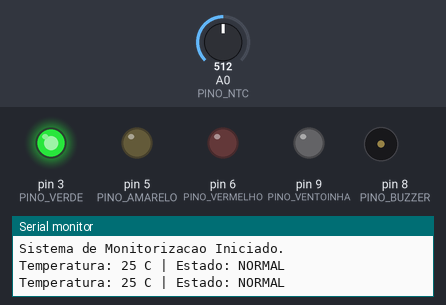
Bench run of a sketch on a simulated Arduino Uno, built with avr-gcc and run on an emulated ATmega328P. Parts: output pins drawn as LEDs (lit = HIGH), buzzer (waves = sounding), the last lines printed to the serial monitor. Inputs (shaded band) come from the test bench; at power-on: A0 (PINO_NTC) = 512.

Above: at 1.8 s.
1.9 s: A0 (PINO_NTC) set to 99
3.4 s: A0 (PINO_NTC) set to 81
At 4.6 s:
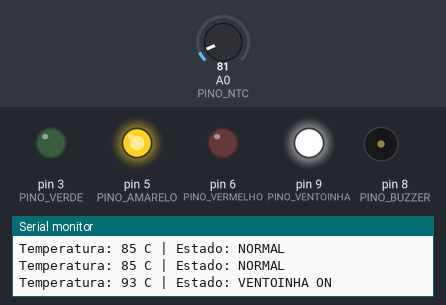
5.5 s: A0 (PINO_NTC) set to 0
At 7.2 s:
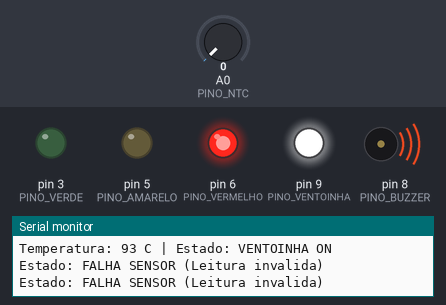
7.5 s: A0 (PINO_NTC) set to 53
10.5 s: A0 (PINO_NTC) set to 66
At 11.3 s:
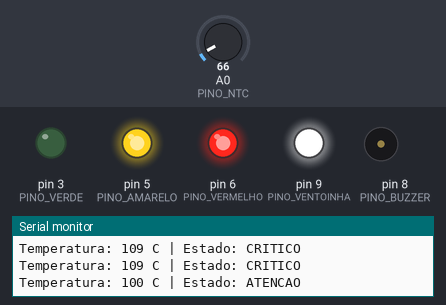
12.5 s: A0 (PINO_NTC) set to 95
At 13.3 s:
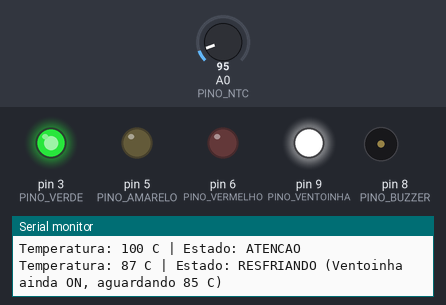
Timing chart, 0 to 15.5 s (numbered marks = the images above; inputs shaded):
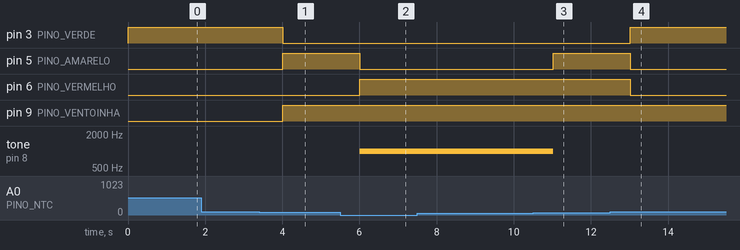

The sketch:

auto_temp_guard.ino
```cpp
// AutoTemp Guard - monitoramento de temperatura do motor (simulacao Wokwi)

// Mapeamento dos pinos de acordo com a sua montagem
const int PINO_VENTOINHA = 9; // LED Branco representa a Ventoinha
const int PINO_VERMELHO  = 6;
const int PINO_AMARELO   = 5;
const int PINO_VERDE     = 3;
const int PINO_BUZZER    = 8;
const int PINO_NTC       = A0;

// Constante padrão do termístor no Wokwi
const float BETA = 3950;

// Variável para guardar o estado da ventoinha (histerese)
bool estadoVentoinha = false;

void setup() {
  pinMode(PINO_VENTOINHA, OUTPUT);
  pinMode(PINO_VERMELHO, OUTPUT);
  pinMode(PINO_AMARELO, OUTPUT);
  pinMode(PINO_VERDE, OUTPUT);
  pinMode(PINO_BUZZER, OUTPUT);

  Serial.begin(9600);
  Serial.println("Sistema de Monitorizacao Iniciado.");
}

void loop() {
  int valorADC = analogRead(PINO_NTC);

  // REGRA: Leitura ADC inválida -> FALHA SENSOR (LED Vermelho + Buzzer)
  if (valorADC <= 0 || valorADC >= 1023) {
    desligarTodosLEDs();
    digitalWrite(PINO_VERMELHO, HIGH);
    tone(PINO_BUZZER, 1000);
    Serial.println("Estado: FALHA SENSOR (Leitura invalida)");
    delay(1000);
    return; // Para o código aqui até o sensor voltar
  }

  // Converter a leitura analógica para Graus Celsius
  float temperatura = 1 / (log(1 / (1023.0 / valorADC - 1)) / BETA + 1.0 / 298.15) - 273.15;
  int tempC = round(temperatura); // Arredondar para facilitar as regras

  // Imprimir no Monitor Serial
  Serial.print("Temperatura: ");
  Serial.print(tempC);
  Serial.print(" C | ");

  // Desligar saídas antes de aplicar as novas regras
  desligarTodosLEDs();
  noTone(PINO_BUZZER);

  // Lógica de controlo da Ventoinha (Liga aos 90C, Desliga aos 85C)
  if (tempC >= 90) {
    estadoVentoinha = true;
  } else if (tempC <= 85) {
    estadoVentoinha = false;
  }

  // Ligar fisicamente a ventoinha (LED Branco) se o estado for verdadeiro
  if (estadoVentoinha) {
    digitalWrite(PINO_VENTOINHA, HIGH);
  }

  // --- APLICAÇÃO DAS REGRAS DO ESTADO ---

  if (tempC >= 105) {
    // REGRA: 105 C -> LED vermelho + buzzer; estado CRITICO
    digitalWrite(PINO_VERMELHO, HIGH);
    tone(PINO_BUZZER, 1000);
    Serial.println("Estado: CRITICO");
  }
  else if (tempC >= 95 && tempC <= 104) {
    // REGRA: 95 C a 104 C -> LED amarelo + vermelho; estado ATENCAO
    digitalWrite(PINO_AMARELO, HIGH);
    digitalWrite(PINO_VERMELHO, HIGH);
    Serial.println("Estado: ATENCAO");
  }
  else if (tempC >= 90 && tempC <= 94) {
    // REGRA: 90 C a 94 C -> Ventoinha ON; LED amarelo; estado VENTOINHA ON
    digitalWrite(PINO_AMARELO, HIGH);
    Serial.println("Estado: VENTOINHA ON");
  }
  else {
    // REGRA: Abaixo de 89 C -> LED verde ligado; estado NORMAL
    digitalWrite(PINO_VERDE, HIGH);
    if (!estadoVentoinha) {
      Serial.println("Estado: NORMAL");
    } else {
      Serial.println("Estado: RESFRIANDO (Ventoinha ainda ON, aguardando 85 C)");
    }
  }

  delay(1000); // Aguarda 1 segundo para a próxima leitura
}

// Função auxiliar para limpar os LEDs
void desligarTodosLEDs() {
  digitalWrite(PINO_VERMELHO, LOW);
  digitalWrite(PINO_AMARELO, LOW);
  digitalWrite(PINO_VERDE, LOW);
  // A ventoinha é gerida pela sua própria lógica de histerese
}
```

Measured:
- the behaviour switches between 89 and 88 on A0 (PINO_NTC) (found by bisection; images 0 and 1)
- the behaviour switches between 59 and 60 on A0 (PINO_NTC) (found by bisection; images 2 and 3)
- after the input at 3.4 s, pin 3 (PINO_VERDE): HIGH → LOW after 0.61 s; pin 5 (PINO_AMARELO), pin 9 (PINO_VENTOINHA): LOW → HIGH after 0.61 s
- after the input at 5.5 s, pin 5 (PINO_AMARELO): HIGH → LOW after 0.51 s; pin 6 (PINO_VERMELHO): LOW → HIGH after 0.51 s; tone on pin 8 (PINO_BUZZER): silent → 1000 Hz after 0.51 s
- after the input at 10.5 s, pin 5 (PINO_AMARELO): LOW → HIGH after 0.52 s; tone on pin 8 (PINO_BUZZER): 1000 Hz → silent after 0.52 s
- after the input at 12.5 s, pin 3 (PINO_VERDE): LOW → HIGH after 0.52 s; pin 5 (PINO_AMARELO), pin 6 (PINO_VERMELHO): HIGH → LOW after 0.52 s
